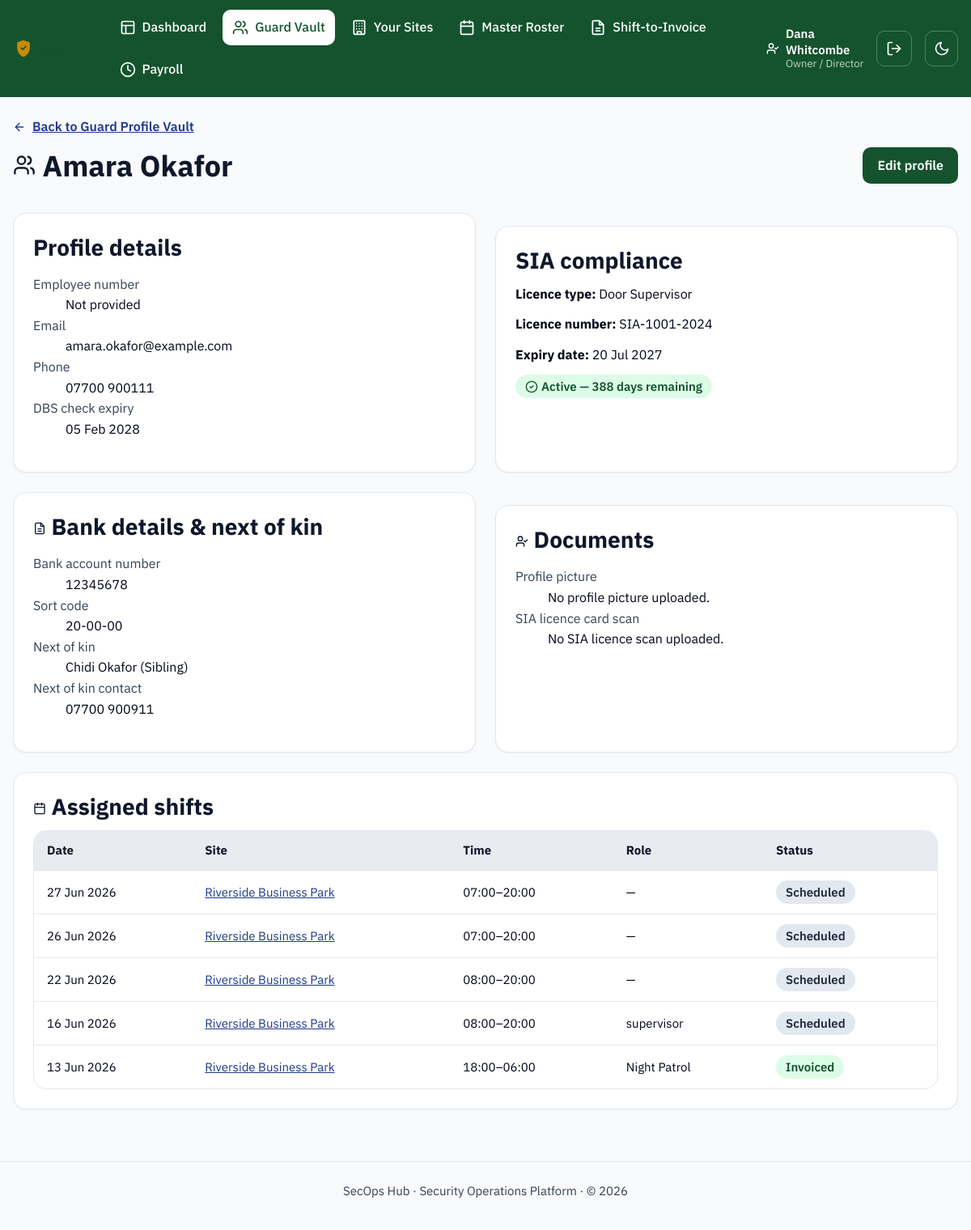
Screenshot of /guards/1 (signed in) with the database file from the repository.
### models.py (models this page shows, shortened)
class User(UserMixin, db.Model):
    __tablename__ = "users"
    id = db.Column(db.Integer, primary_key=True)
    name = db.Column(db.String(120), nullable=False)
    email = db.Column(db.String(120), unique=True, nullable=False)
    password_hash = db.Column(db.String(255), nullable=False)
    role = db.Column(db.String(30), nullable=False)
    language = db.Column(db.String(10), default="en", nullable=False)
    is_active_account = db.Column(db.Boolean, default=True, nullable=False)
    mfa_secret = db.Column(db.String(32))
    mfa_enabled = db.Column(db.Boolean, default=False, nullable=False)
    guard_id = db.Column(db.Integer, db.ForeignKey("guards.id"), nullable=True)
    created_at = db.Column(db.DateTime, default=datetime.utcnow)
    last_login_at = db.Column(db.DateTime)
    guard = db.relationship("Guard")
    @property
    def role_label(self):
        return ROLE_LABELS.get(self.role, self.role)
    @property
    def is_frontline(self):
        return self.role in FRONTLINE_ROLES

class Guard(db.Model):
    __tablename__ = "guards"
    id = db.Column(db.Integer, primary_key=True)
    employee_number = db.Column(db.String(40), unique=True)
    first_name = db.Column(db.String(80), nullable=False)
    last_name = db.Column(db.String(80), nullable=False)
    email = db.Column(db.String(120))
    phone = db.Column(db.String(30))
    sia_license_number = db.Column(db.String(40), nullable=False, unique=True)
    sia_license_type = db.Column(db.String(60), nullable=False)
    sia_expiry_date = db.Column(db.Date, nullable=False)
    dbs_expiry_date = db.Column(db.Date)
    is_active = db.Column(db.Boolean, default=True, nullable=False)
    pay_rate = db.Column(db.Numeric(8, 2), default=12.00, nullable=False)
    created_at = db.Column(db.DateTime, default=datetime.utcnow)
    bank_account_number = db.Column(db.String(20))
    bank_sort_code = db.Column(db.String(10))
    next_of_kin_name = db.Column(db.String(120))
    next_of_kin_relationship = db.Column(db.String(80))
    next_of_kin_contact = db.Column(db.String(30))
    profile_picture_filename = db.Column(db.String(255))
    sia_card_scan_filename = db.Column(db.String(255))
    shifts = db.relationship("Shift", back_populates="guard")
    @property
    def full_name(self):
        return f"{self.first_name} {self.last_name}"
    @property
    def sia_days_remaining(self):
        return (self.sia_expiry_date - date.today()).days
    @property
    def sia_status(self):
        days = self.sia_days_remaining
        if days < 0:
            return "expired"
        if days <= SIA_EXPIRY_WARNING_DAYS:
            return "warning"
        return "valid"

class Shift(db.Model):
    __tablename__ = "shifts"
    id = db.Column(db.Integer, primary_key=True)
    site_id = db.Column(db.Integer, db.ForeignKey("sites.id"), nullable=False)
    guard_id = db.Column(db.Integer, db.ForeignKey("guards.id"), nullable=True)
    assigned_user_id = db.Column(db.Integer, db.ForeignKey("users.id"), nullable=True)
    staff_category = db.Column(db.String(20), default=STAFF_CATEGORY_GUARD, nullable=False)
    shift_date = db.Column(db.Date, nullable=False)
    start_time = db.Column(db.Time, nullable=False)
    end_time = db.Column(db.Time, nullable=False)
    role = db.Column(db.String(80))
    pay_rate = db.Column(db.Numeric(8, 2), default=0, nullable=False)
    bill_rate = db.Column(db.Numeric(8, 2), default=0, nullable=False)
    status = db.Column(db.String(20), default="scheduled", nullable=False)
    invoice_id = db.Column(db.Integer, db.ForeignKey("invoices.id"), nullable=True)
    notes = db.Column(db.String(255))
    clock_in = db.Column(db.DateTime, nullable=True)
    clock_out = db.Column(db.DateTime, nullable=True)
    total_hours = db.Column(db.Numeric(6, 2), nullable=True)
    approved_by_manager = db.Column(db.Boolean, default=False, nullable=False)
    paid_out = db.Column(db.Boolean, default=False, nullable=False)
    site = db.relationship("Site", back_populates="shifts")
    guard = db.relationship("Guard", back_populates="shifts")
    invoice = db.relationship("Invoice", back_populates="shifts")
    assigned_user = db.relationship("User", foreign_keys=[assigned_user_id])

class Site(db.Model):
    __tablename__ = "sites"
    id = db.Column(db.Integer, primary_key=True)
    name = db.Column(db.String(120), nullable=False)
    client_name = db.Column(db.String(120), nullable=False)
    address = db.Column(db.String(255))
    site_manager = db.Column(db.String(120))
    pay_rate_default = db.Column(db.Numeric(8, 2), default=0)
    bill_rate_default = db.Column(db.Numeric(8, 2), default=0)
    billing_rate = db.Column(db.Numeric(8, 2), default=18.00, nullable=False)
    is_active = db.Column(db.Boolean, default=True, nullable=False)
    created_at = db.Column(db.DateTime, default=datetime.utcnow)
    shifts = db.relationship("Shift", back_populates="site")
    invoices = db.relationship("Invoice", back_populates="site")

### blueprints/guards.py (the view)
@guards_bp.route("/<int:guard_id>")
def detail(guard_id):
    guard = Guard.query.get_or_404(guard_id)
    return render_template("guards/detail.html", guard=guard)

### blueprints/guards.py (called while the page is built)
@guards_bp.before_request
@login_required
def _restrict_to_hr_roles():
    if current_user.role not in HR_ROLES:
        abort(403)

### i18n.py (called while the page is built, shortened)
def _load(lang):
    if lang in _cache:
        return _cache[lang]

def translate(key, lang=DEFAULT_LANGUAGE):
    strings = _load(lang)
    if key in strings:
        return strings[key]
    if lang != DEFAULT_LANGUAGE:
        return _load(DEFAULT_LANGUAGE).get(key, key)
    return key

### templates/guards/detail.html (shortened to what this page needs)
{% extends "base.html" %}
{% from "_icons.html" import icon_arrow_left, icon_users, icon_check_circle, icon_alert_triangle, icon_x_circle, icon_calendar, icon_user_check, icon_invoice %}
{% block content %}
  <a class="breadcrumb-link" href="{{ url_for('guards.list_guards') }}">{{ icon_arrow_left("icon icon--sm") }} Back to Guard Profile Vault</a>
  <div class="page-header">
    <div>
      <h1>{{ icon_users("icon icon--lg") }} {{ guard.full_name }}</h1>
    </div>
    <a class="btn btn-primary" href="{{ url_for('guards.edit_guard', guard_id=guard.id) }}">Edit profile</a>
  </div>
  <div class="grid-2">
    <section class="card" aria-labelledby="profile-heading">
      <h2 id="profile-heading">Profile details</h2>
      <dl>
        <dt class="page-header__meta">Employee number</dt>
        <dd>{{ guard.employee_number or 'Not provided' }}</dd>
        <dt class="page-header__meta">Email</dt>
        <dd>{{ guard.email or 'Not provided' }}</dd>
        <dt class="page-header__meta">Phone</dt>
        <dd>{{ guard.phone or 'Not provided' }}</dd>
        <dt class="page-header__meta">DBS check expiry</dt>
        <dd>{{ guard.dbs_expiry_date.strftime('%d %b %Y') if guard.dbs_expiry_date else 'Not on file' }}</dd>
      </dl>
    </section>
    <section class="card" aria-labelledby="compliance-heading">
      <h2 id="compliance-heading">SIA compliance</h2>
      <p><strong>Licence type:</strong> {{ guard.sia_license_type }}</p>
      <p><strong>Licence number:</strong> {{ guard.sia_license_number }}</p>
      <p><strong>Expiry date:</strong> {{ guard.sia_expiry_date.strftime('%d %b %Y') }}</p>
      <p>
        {% if guard.sia_status == 'valid' %}
          <span class="badge badge--success">{{ icon_check_circle("icon icon--sm") }} Active &mdash; {{ guard.sia_days_remaining }} days remaining</span>
        {% elif guard.sia_status == 'warning' %}
          <span class="badge badge--warning">{{ icon_alert_triangle("icon icon--sm") }} Expires Soon &mdash; {{ guard.sia_days_remaining }} days remaining</span>
        {% else %}
          <span class="badge badge--danger">{{ icon_x_circle("icon icon--sm") }} Expired &mdash; not eligible for rostering</span>
        {% endif %}
      </p>
    </section>
  </div>
  <div class="grid-2" style="margin-top: var(--space-5);">
    <section class="card" aria-labelledby="banking-heading">
      <h2 id="banking-heading">{{ icon_invoice("icon icon--sm") }} Bank details &amp; next of kin</h2>
      <dl>
        <dt class="page-header__meta">Bank account number</dt>
        <dd>{{ guard.bank_account_number or 'Not provided' }}</dd>
        <dt class="page-header__meta">Sort code</dt>
        <dd>{{ guard.bank_sort_code or 'Not provided' }}</dd>
        <dt class="page-header__meta">Next of kin</dt>
        <dd>{{ guard.next_of_kin_name or 'Not provided' }}{% if guard.next_of_kin_relationship %} ({{ guard.next_of_kin_relationship }}){% endif %}</dd>
        <dt class="page-header__meta">Next of kin contact</dt>
        <dd>{{ guard.next_of_kin_contact or 'Not provided' }}</dd>
      </dl>
    </section>
    <section class="card" aria-labelledby="documents-heading">
      <h2 id="documents-heading">{{ icon_user_check("icon icon--sm") }} Documents</h2>
      <dl>
        <dt class="page-header__meta">Profile picture</dt>
        <dd>
          {% if guard.profile_picture_filename %}
            <a href="{{ url_for('static', filename='uploads/guards/' ~ guard.profile_picture_filename) }}" target="_blank" rel="noopener">
              <img src="{{ url_for('static', filename='uploads/guards/' ~ guard.profile_picture_filename) }}" alt="{{ guard.full_name }} profile picture" style="max-width: 96px; max-height: 96px; border-radius: var(--radius-md, 8px); display: block;">
            </a>
          {% else %}
            No profile picture uploaded.
          {% endif %}
        </dd>
        <dt class="page-header__meta">SIA licence card scan</dt>
        <dd>
          {% if guard.sia_card_scan_filename %}
            <a href="{{ url_for('static', filename='uploads/guards/' ~ guard.sia_card_scan_filename) }}" target="_blank" rel="noopener">View uploaded file</a>
          {% else %}
            No SIA licence scan uploaded.
          {% endif %}
        </dd>
      </dl>
    </section>
  </div>
  <section class="card" aria-labelledby="shifts-heading" style="margin-top: var(--space-5);">
    <h2 id="shifts-heading">{{ icon_calendar("icon icon--sm") }} Assigned shifts</h2>
    {% if guard.shifts %}
      <div class="table-wrapper">
        <table>
          <thead>
            <tr>
              <th scope="col">Date</th>
              <th scope="col">Site</th>
              <th scope="col">Time</th>
              <th scope="col">Role</th>
              <th scope="col">Status</th>
            </tr>
          </thead>
          <tbody>
            {% for shift in guard.shifts|sort(attribute='shift_date', reverse=true) %}
              <tr>
                <td>{{ shift.shift_date.strftime('%d %b %Y') }}</td>
                <td><a href="{{ url_for('sites.detail', site_id=shift.site_id) }}">{{ shift.site.name }}</a></td>
                <td>{{ shift.start_time.strftime('%H:%M') }}&ndash;{{ shift.end_time.strftime('%H:%M') }}</td>
                <td>{{ shift.role or '—' }}</td>
                <td><span class="badge badge--{{ shift.status }}">{{ shift.status|capitalize }}</span></td>
              </tr>
            {% endfor %}
          </tbody>
        </table>
      </div>
    {% else %}
      <div class="empty-state">
        <p>No shifts have been assigned to this guard yet.</p>
      </div>
    {% endif %}
  </section>
{% endblock %}

### templates/base.html (shortened to what this page needs)
<!doctype html>
<html lang="en">
<head>
  <link rel="stylesheet" href="{{ url_for('static', filename='css/styles.css') }}">
</head>
<body class="{% block body_class %}{% endblock %}">
  {% from "_icons.html" import icon_shield, icon_layout, icon_users, icon_building, icon_invoice, icon_sun, icon_moon, icon_log_out, icon_user_check, icon_clock, icon_calendar %}
  <header class="app-header">
    <div class="app-header__inner">
      <a class="app-header__brand" href="{{ url_for('dashboard') }}">
        <img class="app-header__logo" src="{{ url_for('static', filename='img/logo.svg') }}" alt="SecOps Hub" height="28">
      </a>
      {% if current_user.is_authenticated %}
        <nav class="app-nav" aria-label="Primary">
          {% if not current_user.is_frontline %}
            <a href="{{ url_for('dashboard') }}" {% if request.endpoint == 'dashboard' %}aria-current="page"{% endif %}>
              {{ icon_layout() }} {{ t('nav.dashboard') }}
            </a>
          {% endif %}
          {% if current_user.role in ('owner', 'ops_manager', 'hr_compliance') %}
            <a href="{{ url_for('guards.list_guards') }}" {% if request.endpoint and request.endpoint.startswith('guards.') %}aria-current="page"{% endif %}>
              {{ icon_users() }} {{ t('nav.guards') }}
            </a>
          {% endif %}
          {% if current_user.role in ('owner', 'ops_manager', 'supervisor') %}
            <a href="{{ url_for('sites.list_sites') }}" {% if request.endpoint and request.endpoint.startswith('sites.') %}aria-current="page"{% endif %}>
              {{ icon_building() }} {{ t('nav.sites') }}
            </a>
            <a href="{{ url_for('roster.master') }}" {% if request.endpoint and request.endpoint.startswith('roster.') %}aria-current="page"{% endif %}>
              {{ icon_calendar() }} {{ t('nav.roster') }}
            </a>
          {% endif %}
          {% if current_user.role in ('owner', 'ops_manager') %}
            <a href="{{ url_for('invoices.list_invoices') }}" {% if request.endpoint and request.endpoint.startswith('invoices.') %}aria-current="page"{% endif %}>
              {{ icon_invoice() }} {{ t('nav.invoices') }}
            </a>
          {% endif %}
          {% if current_user.role in ('owner', 'hr_compliance') %}
            <a href="{{ url_for('payroll.overview') }}" {% if request.endpoint and request.endpoint.startswith('payroll.') %}aria-current="page"{% endif %}>
              {{ icon_clock() }} {{ t('nav.payroll') }}
            </a>
          {% endif %}
        </nav>
        <div class="app-header__session">
          <span class="app-header__user">
            {{ icon_user_check("icon icon--sm") }}
            <span>
              <strong>{{ current_user.name }}</strong>
              <small>{{ current_user.role_label }}</small>
            </span>
          </span>
          <form method="post" action="{{ url_for('auth.logout') }}">
            <button type="submit" class="theme-toggle" aria-label="{{ t('nav.logout') }}" title="{{ t('nav.logout') }}">
              {{ icon_log_out() }}
            </button>
          </form>
        </div>
      {% endif %}
      <button type="button" id="theme-toggle" class="theme-toggle" aria-pressed="false" aria-label="Switch to dark mode">
        {{ icon_moon("icon icon-moon") }}
      </button>
    </div>
  </header>
  <main id="main-content" class="app-main">
    {% with messages = get_flashed_messages(with_categories=true) %}
      {% if messages %}
          {% for category, message in messages %}
              {% if category == 'error' %}
                {% from "_icons.html" import icon_x_circle %}
              {% else %}
                {% from "_icons.html" import icon_check_circle %}
              {% endif %}
          {% endfor %}
      {% endif %}
    {% endwith %}
    {% block content %}{% endblock %}
  </main>
  <footer class="app-footer">
    <p>SecOps Hub &middot; Security Operations Platform &middot; &copy; {{ current_year }}</p>
  </footer>
</body>
</html>

### rows the page displays
User: name "Dana Whitcombe", role_label "Owner / Director"
Guard: full_name "Amara Okafor", employee_number "Not provided", email "amara.okafor@example.com", phone "07700 900111", dbs_expiry_date "05 Feb 2028", sia_license_type "Door Supervisor", sia_license_number "SIA-1001-2024", sia_expiry_date "20 Jul 2027", sia_days_remaining "388", bank_account_number "12345678", bank_sort_code "20-00-00", next_of_kin_name "Chidi Okafor", next_of_kin_relationship "Sibling", next_of_kin_contact "07700 900911"
Shift: shift_date "27 Jun 2026", site.name "Riverside Business Park", start_time "07:00", end_time "20:00", role "—", status "Scheduled"
Shift: shift_date "26 Jun 2026", site.name "Riverside Business Park", start_time "07:00", end_time "20:00", role "—", status "Scheduled"
Shift: shift_date "22 Jun 2026", site.name "Riverside Business Park", start_time "08:00", end_time "20:00", role "—", status "Scheduled"
Shift: shift_date "16 Jun 2026", site.name "Riverside Business Park", start_time "08:00", end_time "20:00", role "supervisor", status "Scheduled"
Shift: shift_date "13 Jun 2026", site.name "Riverside Business Park", start_time "18:00", end_time "06:00", role "Night Patrol", status "Invoiced"

### other values shown
{{ t('nav.dashboard') }} "Dashboard"
{{ t('nav.guards') }} "Guard Vault"
{{ t('nav.sites') }} "Your Sites"
{{ t('nav.roster') }} "Master Roster"
{{ t('nav.invoices') }} "Shift-to-Invoice"
{{ t('nav.payroll') }} "Payroll"
